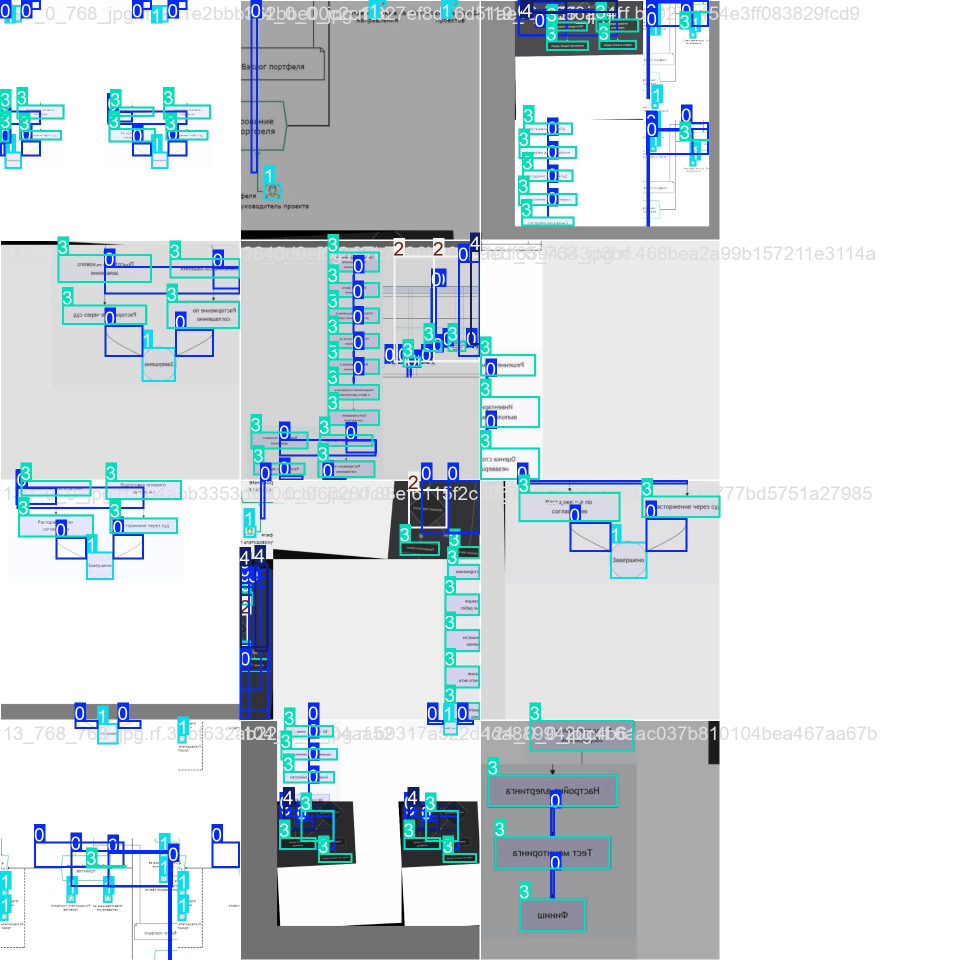
#> input picture data/ChartSenseAIDataset/runs/train/charts_yolo8n/train_batch0.jpg, 1920 x 1920 px (shown at 1/2 size); its folder holds only this picture in this run
$ python -i tesseract_ocr.py   (imports and definitions only)
#> lines starting #> are read from the running program, lines starting #| are printed output that depends on the picture
import re
from typing import Any, Dict, List, Optional

import pytesseract
from PIL import Image, ImageOps

import cv2
import numpy as np

from app.core.config import settings


class TesseractOCR:
    """OCR для извлечения текста из регионов изображения"""

    _KEEP_SHORT = frozenset(
        "и в к с а о у я на по из до за не ни но да ну от об во ко со же ли бы "
        "if or no do is it on at to by up we he me my us so an am".split()
    )

    def __init__(self):
        self.lang = settings.TESSERACT_LANG
        self.psm = settings.TESSERACT_PSM

    # [29 lines left out: function extract_text, not called in this run]

    def _run_tesseract(self, img: Image.Image, psm: int) -> str:
        config = f"--oem 3 --psm {psm} -l {self.lang} -c preserve_interword_spaces=1"
        return pytesseract.image_to_string(img, config=config)

    # [72 lines left out: functions _score_text, _crop_with_padding, _trim_shape_border, _ensure_black_on_white, _make_preprocessing_variants, _upscale, not called in this run]

    def _add_white_border(self, arr: np.ndarray, px: int = 12) -> np.ndarray:
        return cv2.copyMakeBorder(arr, px, px, px, px, cv2.BORDER_CONSTANT, value=255)

    # [72 lines left out: functions _preprocess_otsu, _preprocess_adaptive, _postprocess_text, extract_text_from_regions, not called in this run]


_ocr_instance = None


# [5 lines left out: function get_ocr, not called in this run]

>>> import cv2
>>> picture = cv2.imread('../../../data/ChartSenseAIDataset/runs/train/charts_yolo8n/train_batch0.jpg', cv2.IMREAD_GRAYSCALE)
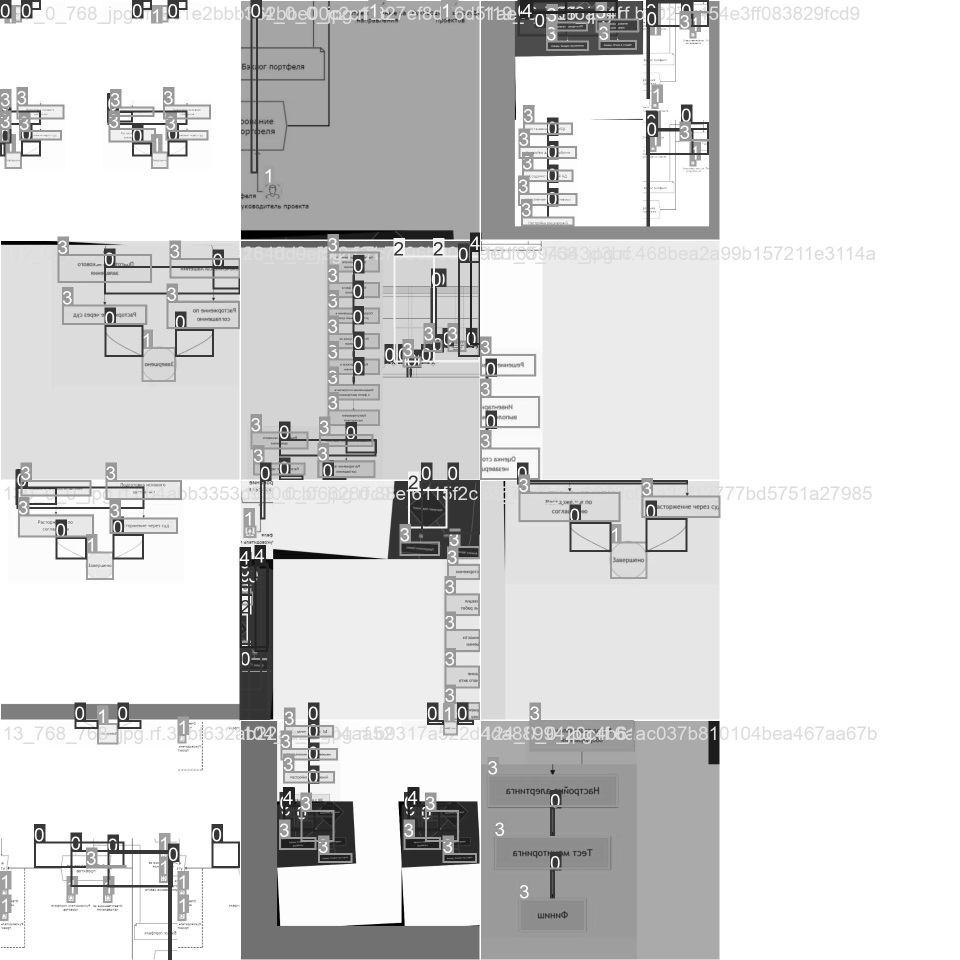
#> picture: shape (1920, 1920) (shown at 1/2 size); min 0, max 255, mean 216.6
#> (the run stopped early here; a loop or call above may not have finished)

$ run again, on data/ChartSenseAIDataset/runs/train/charts_yolo8n/train_batch1400.jpg
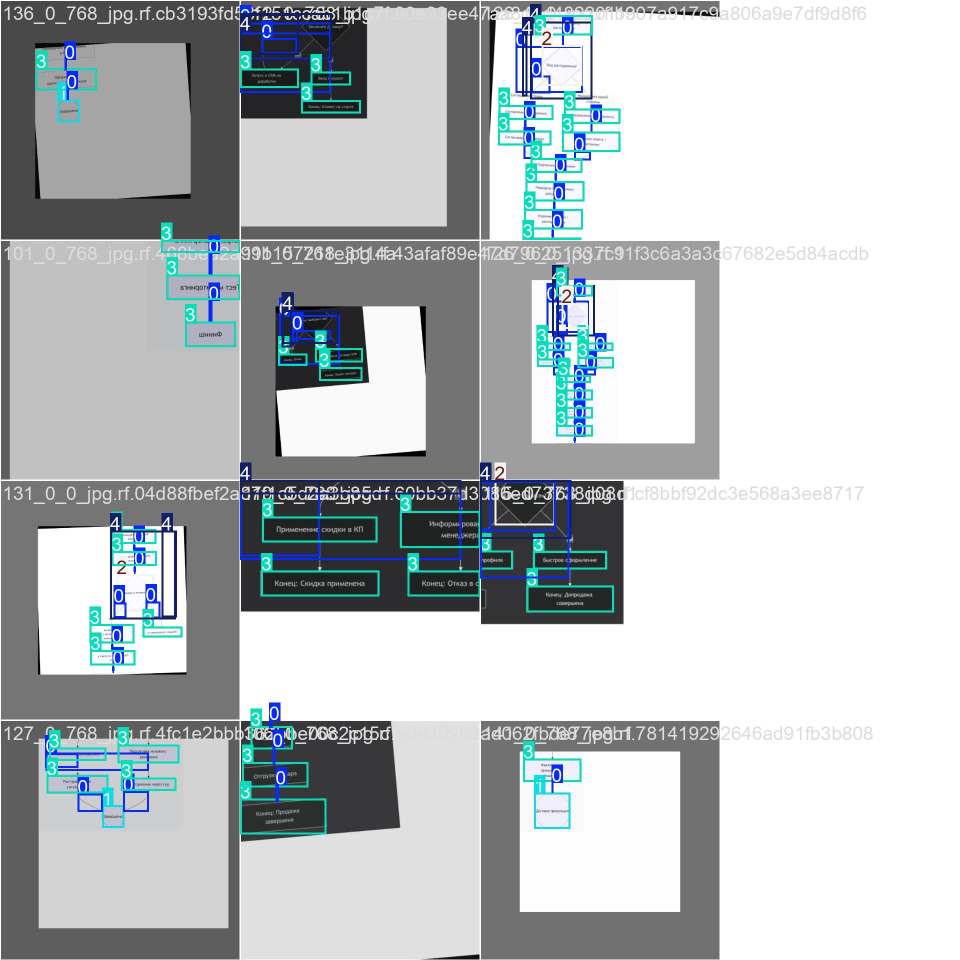
#> input picture data/ChartSenseAIDataset/runs/train/charts_yolo8n/train_batch1400.jpg, 1920 x 1920 px (shown at 1/2 size)
#> `picture = cv2.imread('../../../data/ChartSenseAIDataset/runs/train/cha..`:
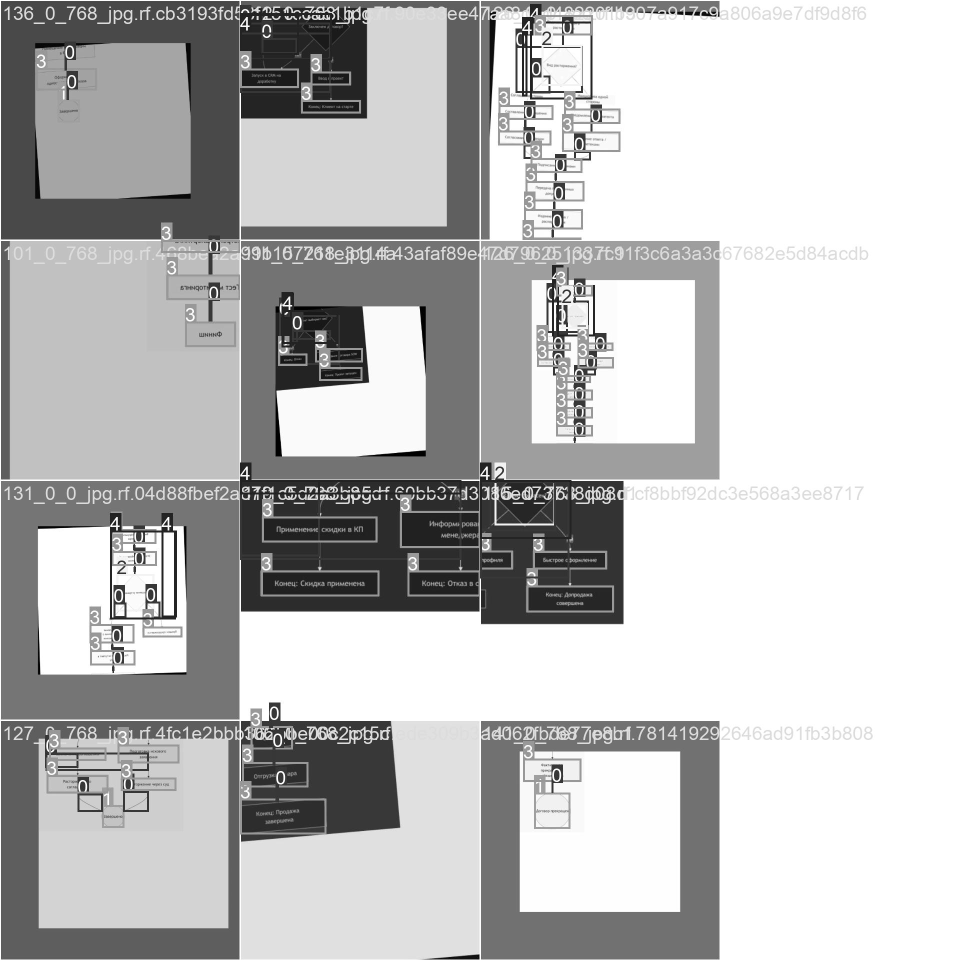
#> picture: shape (1920, 1920) (shown at 1/2 size); min 0, max 255, mean 190.7
